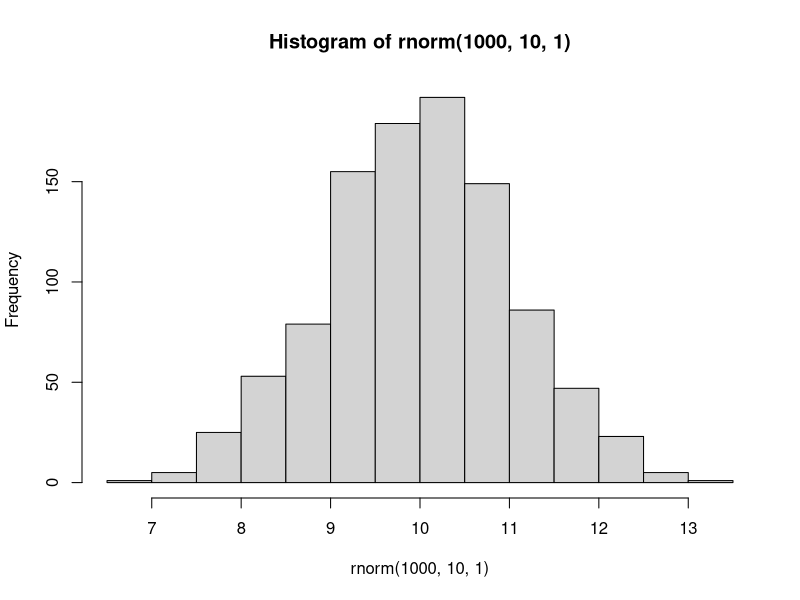

Reproduce this figure in R.
## ---- chunk 1
hist(rnorm(1000,10,1))
